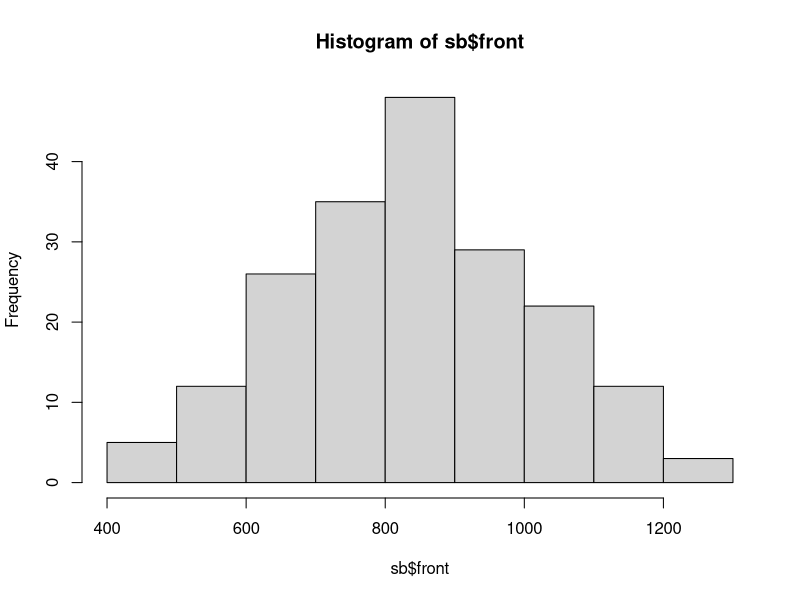
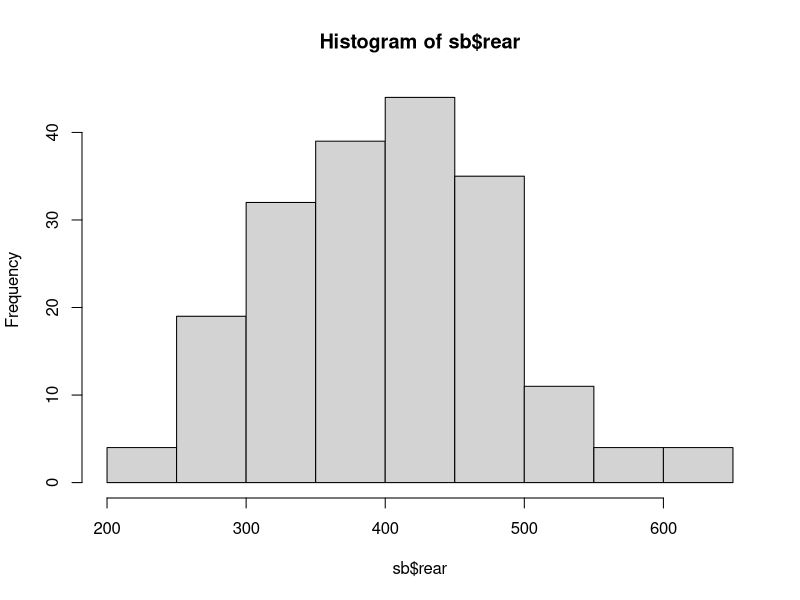
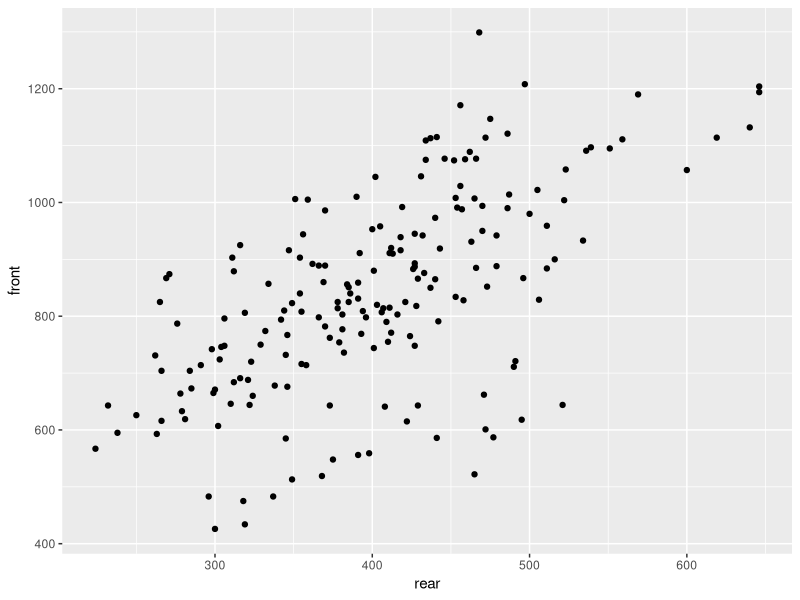
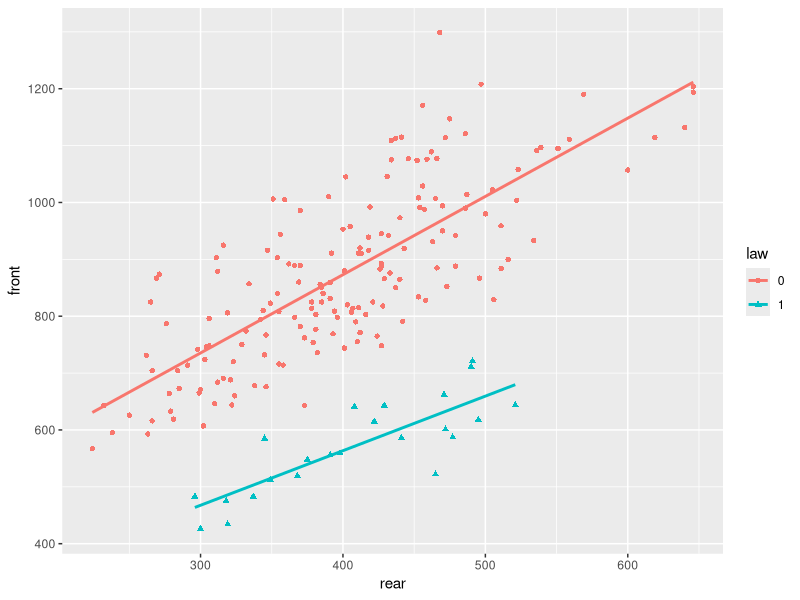
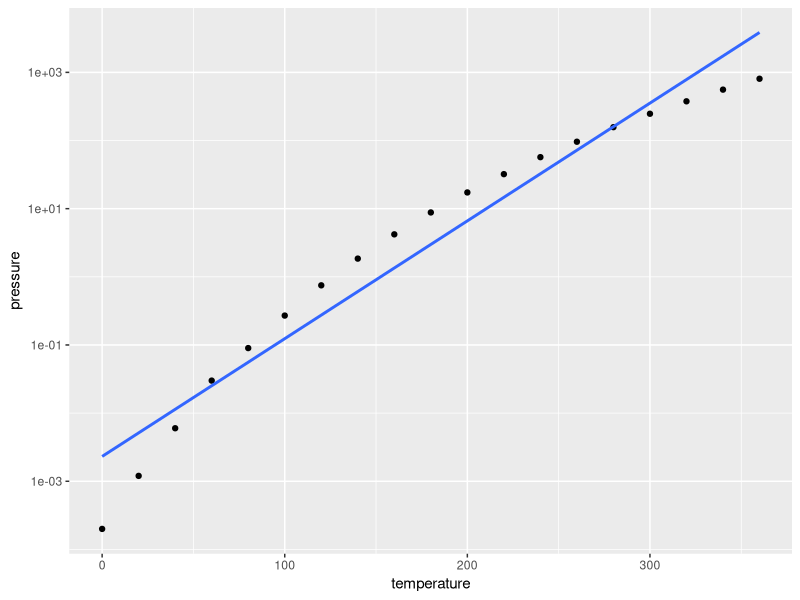

These charts were generated, in order, by the following R code:
## ---- chunk 1
# tinytex::install_tinytex()
## ---- chunk 2
# install.packages('ggplot2')
## ---- chunk 3
(14-5)^(4+7)* (8/23)
## ---- chunk 4
pi^(7.6)
## ---- chunk 5
z=seq(4,11,1)
## ---- chunk 6
y = pi^z - pi^(7.6)
print(y)
## ---- chunk 7
print(sqrt(sum(y^2)))
## ---- chunk 8
sb = as.data.frame(Seatbelts)
sb$law = as.factor(sb$law)
## ---- chunk 9
dim(sb)
nrow(sb)
ncol(sb)
## ---- chunk 10
head(sb, 6)
## ---- chunk 11
summary(sb$front)
sd(sb$front)
## ---- chunk 12
summary(sb$rear)
sd(sb$rear)
## ---- chunk 13
library(ggplot2)
## ---- chunk 14
hist(sb$front)
## ---- chunk 15
hist(sb$rear)
## ---- chunk 16
ggplot(data = sb, mapping = aes(y = front, x = rear)) +
geom_point()
## ---- chunk 17
ggplot(data = sb, mapping = aes(y = front, x = rear, shape =
law, color = law)) + geom_point() + geom_smooth(method = 'lm', se =
F, formula = y ~ x)
## ---- chunk 18
sum(1:10)
## ---- chunk 19
sum(11:20)
## ---- chunk 20
(1:10)^2
## ---- chunk 21
ggplot(data = pressure, mapping = aes(x = temperature, y = pressure)) + geom_point() + scale_y_log10() + geom_smooth(method = 'lm', se = F, formula = 'y ~ x')
